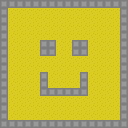

This is a level from a 2D game, rendered from its Tiled map with the project's own tilesets. A one-line summary and the complete map file follow:
An orthogonal 16x16 tile map with 8x8 px tiles, 1 tile layer (tiles), 2 tilesets and 2 objects.

<map version="1.5" tiledversion="1.6.0" orientation="orthogonal" renderorder="left-down" width="16" height="16" tilewidth="8" tileheight="8" infinite="0" nextlayerid="6" nextobjectid="13">
 <tileset firstgid="1" name="tiles" tilewidth="8" tileheight="8" tilecount="16" columns="4">
  <image source="../imgs/tiles.png" width="32" height="32" />
  <tile id="1">
   <properties>
    <property name="solid" type="bool" value="true" />
   </properties>
  </tile>
  <tile id="5">
   <properties>
    <property name="solid" type="bool" value="true" />
   </properties>
  </tile>
 </tileset>
 <tileset firstgid="17" name="objects" tilewidth="8" tileheight="8" tilecount="4" columns="2">
  <image source="../imgs/objects.png" width="16" height="16" />
  <tile id="0" type="player" />
  <tile id="1" type="bot" />
 </tileset>
 <layer id="1" name="tiles" width="16" height="16">
  <data encoding="csv">
2,2,2,2,2,2,2,2,2,2,2,2,2,2,2,2,
2,1,1,1,1,1,1,1,1,1,1,1,1,1,1,2,
2,1,1,1,1,1,1,1,1,1,1,1,1,1,1,2,
2,1,1,1,1,1,1,1,1,1,1,1,1,1,1,2,
2,1,1,1,1,1,1,1,1,1,1,1,1,1,1,2,
2,1,1,1,1,2,2,1,1,2,2,1,1,1,1,2,
2,1,1,1,1,2,2,1,1,2,2,1,1,1,1,2,
2,1,1,1,1,1,1,1,1,1,1,1,1,1,1,2,
2,1,1,1,1,1,1,1,1,1,1,1,1,1,1,2,
2,1,1,1,1,2,1,1,1,1,2,1,1,1,1,2,
2,1,1,1,1,2,1,1,1,1,2,1,1,1,1,2,
2,1,1,1,1,2,2,2,2,2,2,1,1,1,1,2,
2,1,1,1,1,1,1,1,1,1,1,1,1,1,1,2,
2,1,1,1,1,1,1,1,1,1,1,1,1,1,1,2,
2,1,1,1,1,1,1,1,1,1,1,1,1,1,1,2,
2,2,2,2,2,2,2,2,2,2,2,2,2,2,2,2
</data>
 </layer>
 <objectgroup id="5" name="objects">
  <object id="7" gid="17" x="16.2441" y="117.715" width="8" height="8" rotation="312.272" />
  <object id="9" gid="18" x="111.644" y="10.8912" width="8" height="8" rotation="131.717" />
 </objectgroup>
</map>
